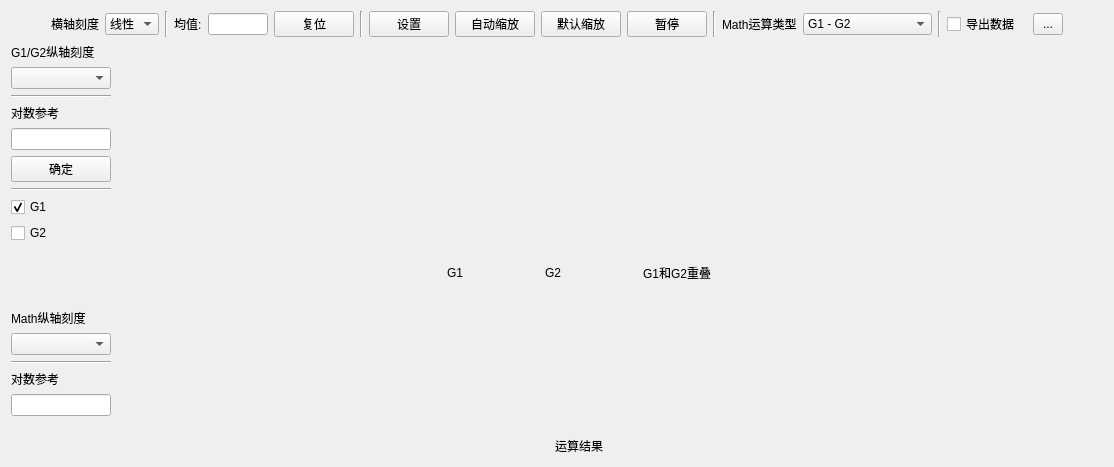
      <widget class="QWidget" name="tab_3">
       <attribute name="title">
        <string>频域</string>
       </attribute>
       <layout class="QVBoxLayout" name="verticalLayout_6">
        <item>
         <layout class="QHBoxLayout" name="horizontalLayout_8">
          <item>
           <layout class="QHBoxLayout" name="horizontalLayout">
            <item>
             <spacer name="horizontalSpacer_6">
              <property name="orientation">
               <enum>Qt::Horizontal</enum>
              </property>
              <property name="sizeHint" stdset="0">
               <size>
                <width>40</width>
                <height>20</height>
               </size>
              </property>
             </spacer>
            </item>
            <item>
             <widget class="QLabel" name="label">
              <property name="text">
               <string>横轴刻度</string>
              </property>
             </widget>
            </item>
            <item>
             <widget class="QComboBox" name="combo_scale_type">
              <item>
               <property name="text">
                <string>线性</string>
               </property>
              </item>
              <item>
               <property name="text">
                <string>对数</string>
               </property>
              </item>
             </widget>
            </item>
           </layout>
          </item>
          <item>
           <layout class="QHBoxLayout" name="horizontalLayout_16">
            <property name="leftMargin">
             <number>0</number>
            </property>
            <item>
             <widget class="Line" name="line_3">
              <property name="orientation">
               <enum>Qt::Vertical</enum>
              </property>
             </widget>
            </item>
            <item>
             <widget class="QLabel" name="label_4">
              <property name="maximumSize">
               <size>
                <width>30</width>
                <height>16777215</height>
               </size>
              </property>
              <property name="text">
               <string>均值:</string>
              </property>
             </widget>
            </item>
            <item>
             <widget class="QLineEdit" name="averageVlaueEdit">
              <property name="sizePolicy">
               <sizepolicy hsizetype="Preferred" vsizetype="Fixed">
                <horstretch>0</horstretch>
                <verstretch>0</verstretch>
               </sizepolicy>
              </property>
              <property name="minimumSize">
               <size>
                <width>50</width>
                <height>0</height>
               </size>
              </property>
              <property name="maximumSize">
               <size>
                <width>60</width>
                <height>22</height>
               </size>
              </property>
             </widget>
            </item>
            <item>
             <widget class="QPushButton" name="averageVlaueResBtn">
              <property name="minimumSize">
               <size>
                <width>0</width>
                <height>22</height>
               </size>
              </property>
              <property name="text">
               <string>复位</string>
              </property>
             </widget>
            </item>
           </layout>
          </item>
          <item>
           <widget class="Line" name="line_4">
            <property name="orientation">
             <enum>Qt::Vertical</enum>
            </property>
           </widget>
          </item>
          <item>
           <layout class="QHBoxLayout" name="horizontalLayout_27">
            <item>
             <widget class="QPushButton" name="FreDomainSettingBtn">
              <property name="text">
               <string>设置</string>
              </property>
             </widget>
            </item>
            <item>
             <widget class="QPushButton" name="AutoScalingBtn">
              <property name="sizePolicy">
               <sizepolicy hsizetype="Fixed" vsizetype="Fixed">
                <horstretch>0</horstretch>
                <verstretch>0</verstretch>
               </sizepolicy>
              </property>
              <property name="minimumSize">
               <size>
                <width>0</width>
                <height>22</height>
               </size>
              </property>
              <property name="text">
               <string>自动缩放</string>
              </property>
             </widget>
            </item>
            <item>
             <widget class="QPushButton" name="defaultScalingBtn">
              <property name="sizePolicy">
               <sizepolicy hsizetype="Fixed" vsizetype="Fixed">
                <horstretch>0</horstretch>
                <verstretch>0</verstretch>
               </sizepolicy>
              </property>
              <property name="minimumSize">
               <size>
                <width>0</width>
                <height>22</height>
               </size>
              </property>
              <property name="text">
               <string>默认缩放</string>
              </property>
             </widget>
            </item>
            <item>
             <widget class="QPushButton" name="pauseBtn">
              <property name="sizePolicy">
               <sizepolicy hsizetype="Fixed" vsizetype="Fixed">
                <horstretch>0</horstretch>
                <verstretch>0</verstretch>
               </sizepolicy>
              </property>
              <property name="minimumSize">
               <size>
                <width>0</width>
                <height>22</height>
               </size>
              </property>
              <property name="text">
               <string>暂停</string>
              </property>
              <property name="checkable">
               <bool>true</bool>
              </property>
              <property name="checked">
               <bool>false</bool>
              </property>
             </widget>
            </item>
           </layout>
          </item>
          <item>
           <widget class="Line" name="line_5">
            <property name="orientation">
             <enum>Qt::Vertical</enum>
            </property>
           </widget>
          </item>
          <item>
           <layout class="QHBoxLayout" name="horizontalLayout_17">
            <item>
             <widget class="QLabel" name="label_12">
              <property name="text">
               <string>Math运算类型</string>
              </property>
             </widget>
            </item>
            <item>
             <widget class="QComboBox" name="MathTypeBox">
              <item>
               <property name="text">
                <string>G1 - G2</string>
               </property>
              </item>
              <item>
               <property name="text">
                <string>G2 - G1</string>
               </property>
              </item>
              <item>
               <property name="text">
                <string>G1 + G2</string>
               </property>
              </item>
              <item>
               <property name="text">
                <string>sqrt(G1^2 + G2^2)</string>
               </property>
              </item>
             </widget>
            </item>
           </layout>
          </item>
          <item>
           <widget class="Line" name="line_6">
            <property name="orientation">
             <enum>Qt::Vertical</enum>
            </property>
           </widget>
          </item>
          <item>
           <layout class="QHBoxLayout" name="horizontalLayout_26">
            <item>
             <widget class="QCheckBox" name="exportDataCheckbox">
              <property name="sizePolicy">
               <sizepolicy hsizetype="Fixed" vsizetype="Fixed">
                <horstretch>0</horstretch>
                <verstretch>0</verstretch>
               </sizepolicy>
              </property>
              <property name="minimumSize">
               <size>
                <width>80</width>
                <height>0</height>
               </size>
              </property>
              <property name="text">
               <string>导出数据</string>
              </property>
              <property name="checked">
               <bool>false</bool>
              </property>
             </widget>
            </item>
            <item>
             <widget class="QToolButton" name="exportFilePostionBtn">
              <property name="minimumSize">
               <size>
                <width>30</width>
                <height>22</height>
               </size>
              </property>
              <property name="maximumSize">
               <size>
                <width>30</width>
                <height>22</height>
               </size>
              </property>
              <property name="text">
               <string>...</string>
              </property>
             </widget>
            </item>
            <item>
             <spacer name="horizontalSpacer_7">
              <property name="orientation">
               <enum>Qt::Horizontal</enum>
              </property>
              <property name="sizeHint" stdset="0">
               <size>
                <width>40</width>
                <height>20</height>
               </size>
              </property>
             </spacer>
            </item>
           </layout>
          </item>
         </layout>
        </item>
        <item>
         <layout class="QGridLayout" name="gridLayout_3">
          <item row="0" column="0">
           <widget class="QWidget" name="widget" native="true">
            <property name="sizePolicy">
             <sizepolicy hsizetype="Fixed" vsizetype="Preferred">
              <horstretch>0</horstretch>
              <verstretch>0</verstretch>
             </sizepolicy>
            </property>
            <layout class="QVBoxLayout" name="verticalLayout">
             <property name="leftMargin">
              <number>0</number>
             </property>
             <property name="topMargin">
              <number>0</number>
             </property>
             <property name="rightMargin">
              <number>0</number>
             </property>
             <property name="bottomMargin">
              <number>0</number>
             </property>
             <item>
              <layout class="QGridLayout" name="gridLayout">
               <item row="3" column="0">
                <widget class="QLabel" name="label_23">
                 <property name="text">
                  <string>对数参考</string>
                 </property>
                </widget>
               </item>
               <item row="4" column="0">
                <layout class="QHBoxLayout" name="horizontalLayout_41">
                 <property name="leftMargin">
                  <number>0</number>
                 </property>
                 <item>
                  <widget class="QLineEdit" name="dBNumcfgEdit">
                   <property name="sizePolicy">
                    <sizepolicy hsizetype="Fixed" vsizetype="Fixed">
                     <horstretch>0</horstretch>
                     <verstretch>0</verstretch>
                    </sizepolicy>
                   </property>
                   <property name="minimumSize">
                    <size>
                     <width>50</width>
                     <height>0</height>
                    </size>
                   </property>
                   <property name="maximumSize">
                    <size>
                     <width>100</width>
                     <height>22</height>
                    </size>
                   </property>
                   <property name="text">
                    <string/>
                   </property>
                  </widget>
                 </item>
                </layout>
               </item>
               <item row="1" column="0">
                <widget class="QComboBox" name="combo_scale_type_G1G2_Y"/>
               </item>
               <item row="6" column="0">
                <widget class="Line" name="line_16">
                 <property name="orientation">
                  <enum>Qt::Horizontal</enum>
                 </property>
                </widget>
               </item>
               <item row="0" column="0">
                <widget class="QLabel" name="label_7">
                 <property name="text">
                  <string>G1/G2纵轴刻度</string>
                 </property>
                </widget>
               </item>
               <item row="8" column="0">
                <widget class="QCheckBox" name="ChannelG2Box">
                 <property name="text">
                  <string>G2</string>
                 </property>
                </widget>
               </item>
               <item row="2" column="0">
                <widget class="Line" name="line">
                 <property name="orientation">
                  <enum>Qt::Horizontal</enum>
                 </property>
                </widget>
               </item>
               <item row="5" column="0">
                <widget class="QPushButton" name="dBNumBtn">
                 <property name="text">
                  <string>确定</string>
                 </property>
                </widget>
               </item>
               <item row="7" column="0">
                <widget class="QCheckBox" name="ChannelG1Box">
                 <property name="text">
                  <string>G1</string>
                 </property>
                 <property name="checked">
                  <bool>true</bool>
                 </property>
                </widget>
               </item>
               <item row="9" column="0">
                <spacer name="verticalSpacer_2">
                 <property name="orientation">
                  <enum>Qt::Vertical</enum>
                 </property>
                 <property name="sizeHint" stdset="0">
                  <size>
                   <width>20</width>
                   <height>40</height>
                  </size>
                 </property>
                </spacer>
               </item>
              </layout>
             </item>
            </layout>
           </widget>
          </item>
          <item row="2" column="0">
           <widget class="QWidget" name="widget_2" native="true">
            <property name="sizePolicy">
             <sizepolicy hsizetype="Fixed" vsizetype="Preferred">
              <horstretch>0</horstretch>
              <verstretch>0</verstretch>
             </sizepolicy>
            </property>
            <layout class="QVBoxLayout" name="verticalLayout_3">
             <property name="leftMargin">
              <number>0</number>
             </property>
             <property name="topMargin">
              <number>0</number>
             </property>
             <property name="rightMargin">
              <number>0</number>
             </property>
             <property name="bottomMargin">
              <number>0</number>
             </property>
             <item>
              <layout class="QGridLayout" name="gridLayout_2">
               <item row="5" column="0">
                <spacer name="verticalSpacer">
                 <property name="orientation">
                  <enum>Qt::Vertical</enum>
                 </property>
                 <property name="sizeHint" stdset="0">
                  <size>
                   <width>20</width>
                   <height>40</height>
                  </size>
                 </property>
                </spacer>
               </item>
               <item row="1" column="0">
                <widget class="QComboBox" name="combo_scale_type_Math_Y"/>
               </item>
               <item row="2" column="0">
                <widget class="Line" name="line_2">
                 <property name="orientation">
                  <enum>Qt::Horizontal</enum>
                 </property>
                </widget>
               </item>
               <item row="0" column="0">
                <widget class="QLabel" name="label_8">
                 <property name="sizePolicy">
                  <sizepolicy hsizetype="Fixed" vsizetype="Preferred">
                   <horstretch>0</horstretch>
                   <verstretch>0</verstretch>
                  </sizepolicy>
                 </property>
                 <property name="text">
                  <string>Math纵轴刻度</string>
                 </property>
                </widget>
               </item>
               <item row="4" column="0">
                <widget class="QLineEdit" name="dBNumCfgMathEdit">
                 <property name="sizePolicy">
                  <sizepolicy hsizetype="Fixed" vsizetype="Fixed">
                   <horstretch>0</horstretch>
                   <verstretch>0</verstretch>
                  </sizepolicy>
                 </property>
                 <property name="maximumSize">
                  <size>
                   <width>100</width>
                   <height>16777215</height>
                  </size>
                 </property>
                 <property name="text">
                  <string/>
                 </property>
                </widget>
               </item>
               <item row="3" column="0">
                <widget class="QLabel" name="label_2">
                 <property name="text">
                  <string>对数参考</string>
                 </property>
                </widget>
               </item>
              </layout>
             </item>
            </layout>
           </widget>
          </item>
          <item row="1" column="1">
           <spacer name="verticalSpacer_4">
            <property name="orientation">
             <enum>Qt::Vertical</enum>
            </property>
            <property name="sizeType">
             <enum>QSizePolicy::Fixed</enum>
            </property>
            <property name="sizeHint" stdset="0">
             <size>
              <width>20</width>
              <height>20</height>
             </size>
            </property>
           </spacer>
          </item>
          <item row="2" column="1">
           <layout class="QVBoxLayout" name="verticalLayout_5">
            <item>
             <widget class="QWidget" name="MathGraphicsWidget" native="true">
              <property name="sizePolicy">
               <sizepolicy hsizetype="Preferred" vsizetype="Expanding">
                <horstretch>0</horstretch>
                <verstretch>0</verstretch>
               </sizepolicy>
              </property>
              <layout class="QHBoxLayout" name="horizontalLayout_11">
               <property name="spacing">
                <number>0</number>
               </property>
               <property name="leftMargin">
                <number>0</number>
               </property>
               <property name="topMargin">
                <number>0</number>
               </property>
               <property name="rightMargin">
                <number>0</number>
               </property>
               <property name="bottomMargin">
                <number>0</number>
               </property>
               <item>
                <layout class="QHBoxLayout" name="verticalLayout_Math">
                 <property name="leftMargin">
                  <number>0</number>
                 </property>
                </layout>
               </item>
              </layout>
             </widget>
            </item>
            <item>
             <layout class="QHBoxLayout" name="horizontalLayout_22">
              <property name="spacing">
               <number>2</number>
              </property>
              <property name="leftMargin">
               <number>0</number>
              </property>
              <item>
               <spacer name="horizontalSpacer_2">
                <property name="orientation">
                 <enum>Qt::Horizontal</enum>
                </property>
                <property name="sizeHint" stdset="0">
                 <size>
                  <width>40</width>
                  <height>20</height>
                 </size>
                </property>
               </spacer>
              </item>
              <item>
               <widget class="QLabel" name="label_15">
                <property name="text">
                 <string>运算结果</string>
                </property>
               </widget>
              </item>
              <item>
               <widget class="QLabel" name="G1G2PoorLabel">
                <property name="minimumSize">
                 <size>
                  <width>60</width>
                  <height>8</height>
                 </size>
                </property>
                <property name="maximumSize">
                 <size>
                  <width>16777215</width>
                  <height>8</height>
                 </size>
                </property>
                <property name="text">
                 <string/>
                </property>
               </widget>
              </item>
              <item>
               <spacer name="horizontalSpacer_5">
                <property name="orientation">
                 <enum>Qt::Horizontal</enum>
                </property>
                <property name="sizeHint" stdset="0">
                 <size>
                  <width>40</width>
                  <height>20</height>
                 </size>
                </property>
               </spacer>
              </item>
             </layout>
            </item>
           </layout>
          </item>
          <item row="0" column="1">
           <layout class="QVBoxLayout" name="verticalLayout_4">
            <item>
             <widget class="QWidget" name="G1G2GraphicsWidget" native="true">
              <property name="sizePolicy">
               <sizepolicy hsizetype="Preferred" vsizetype="Expanding">
                <horstretch>0</horstretch>
                <verstretch>0</verstretch>
               </sizepolicy>
              </property>
              <layout class="QHBoxLayout" name="horizontalLayout_9">
               <property name="spacing">
                <number>0</number>
               </property>
               <property name="leftMargin">
                <number>0</number>
               </property>
               <property name="topMargin">
                <number>0</number>
               </property>
               <property name="rightMargin">
                <number>0</number>
               </property>
               <property name="bottomMargin">
                <number>0</number>
               </property>
               <item>
                <layout class="QHBoxLayout" name="verticalLayout_G1G2">
                 <property name="leftMargin">
                  <number>0</number>
                 </property>
                </layout>
               </item>
              </layout>
             </widget>
            </item>
            <item>
             <layout class="QHBoxLayout" name="horizontalLayout_12">
              <property name="spacing">
               <number>20</number>
              </property>
              <property name="bottomMargin">
               <number>0</number>
              </property>
              <item>
               <spacer name="horizontalSpacer_3">
                <property name="orientation">
                 <enum>Qt::Horizontal</enum>
                </property>
                <property name="sizeHint" stdset="0">
                 <size>
                  <width>40</width>
                  <height>20</height>
                 </size>
                </property>
               </spacer>
              </item>
              <item>
               <layout class="QHBoxLayout" name="horizontalLayout_18">
                <property name="spacing">
                 <number>2</number>
                </property>
                <property name="leftMargin">
                 <number>0</number>
                </property>
                <item>
                 <widget class="QLabel" name="label_3">
                  <property name="text">
                   <string>G1</string>
                  </property>
                 </widget>
                </item>
                <item>
                 <widget class="QLabel" name="G1LegendLabel">
                  <property name="minimumSize">
                   <size>
                    <width>60</width>
                    <height>8</height>
                   </size>
                  </property>
                  <property name="maximumSize">
                   <size>
                    <width>16777215</width>
                    <height>8</height>
                   </size>
                  </property>
                  <property name="text">
                   <string/>
                  </property>
                 </widget>
                </item>
               </layout>
              </item>
              <item>
               <layout class="QHBoxLayout" name="horizontalLayout_19">
                <property name="spacing">
                 <number>2</number>
                </property>
                <property name="leftMargin">
                 <number>0</number>
                </property>
                <item>
                 <widget class="QLabel" name="label_9">
                  <property name="text">
                   <string>G2</string>
                  </property>
                 </widget>
                </item>
                <item>
                 <widget class="QLabel" name="G2LegendLabel">
                  <property name="minimumSize">
                   <size>
                    <width>60</width>
                    <height>8</height>
                   </size>
                  </property>
                  <property name="maximumSize">
                   <size>
                    <width>16777215</width>
                    <height>8</height>
                   </size>
                  </property>
                  <property name="text">
                   <string/>
                  </property>
                 </widget>
                </item>
               </layout>
              </item>
              <item>
               <layout class="QHBoxLayout" name="horizontalLayout_20">
                <property name="spacing">
                 <number>2</number>
                </property>
                <property name="leftMargin">
                 <number>0</number>
                </property>
                <item>
                 <widget class="QLabel" name="label_14">
                  <property name="text">
                   <string>G1和G2重叠</string>
                  </property>
                 </widget>
                </item>
                <item>
                 <widget class="QLabel" name="G1G2LegendLabel">
                  <property name="minimumSize">
                   <size>
                    <width>60</width>
                    <height>8</height>
                   </size>
                  </property>
                  <property name="maximumSize">
                   <size>
                    <width>16777215</width>
                    <height>8</height>
                   </size>
                  </property>
                  <property name="text">
                   <string/>
                  </property>
                 </widget>
                </item>
               </layout>
              </item>
              <item>
               <spacer name="horizontalSpacer_4">
                <property name="orientation">
                 <enum>Qt::Horizontal</enum>
                </property>
                <property name="sizeHint" stdset="0">
                 <size>
                  <width>40</width>
                  <height>20</height>
                 </size>
                </property>
               </spacer>
              </item>
             </layout>
            </item>
           </layout>
          </item>
         </layout>
        </item>
       </layout>
      </widget>
